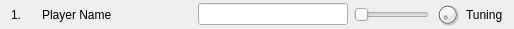
<?xml version="1.0" encoding="UTF-8"?>
<ui version="4.0">
 <class>MixerItem</class>
 <widget class="QWidget" name="MixerItem">
  <property name="geometry">
   <rect>
    <x>0</x>
    <y>0</y>
    <width>520</width>
    <height>33</height>
   </rect>
  </property>
  <property name="windowTitle">
   <string>Form</string>
  </property>
  <property name="toolTip">
   <string>Click to change player name.</string>
  </property>
  <layout class="QHBoxLayout" name="horizontalLayout">
   <property name="sizeConstraint">
    <enum>QLayout::SetFixedSize</enum>
   </property>
   <property name="topMargin">
    <number>2</number>
   </property>
   <property name="bottomMargin">
    <number>2</number>
   </property>
   <item>
    <widget class="QLabel" name="playerIndexLabel">
     <property name="minimumSize">
      <size>
       <width>25</width>
       <height>0</height>
      </size>
     </property>
     <property name="maximumSize">
      <size>
       <width>25</width>
       <height>16777215</height>
      </size>
     </property>
     <property name="text">
      <string>1.</string>
     </property>
    </widget>
   </item>
   <item>
    <widget class="ClickableLabel" name="playerNameLabel">
     <property name="minimumSize">
      <size>
       <width>150</width>
       <height>0</height>
      </size>
     </property>
     <property name="maximumSize">
      <size>
       <width>150</width>
       <height>16777215</height>
      </size>
     </property>
     <property name="text">
      <string>Player Name</string>
     </property>
    </widget>
   </item>
   <item>
    <widget class="QLineEdit" name="playerNameEdit">
     <property name="minimumSize">
      <size>
       <width>150</width>
       <height>0</height>
      </size>
     </property>
     <property name="maximumSize">
      <size>
       <width>150</width>
       <height>16777215</height>
      </size>
     </property>
    </widget>
   </item>
   <item>
    <widget class="QSlider" name="playerVolume">
     <property name="minimumSize">
      <size>
       <width>75</width>
       <height>0</height>
      </size>
     </property>
     <property name="maximumSize">
      <size>
       <width>75</width>
       <height>16777215</height>
      </size>
     </property>
     <property name="toolTip">
      <string>Drag to adjust volume.</string>
     </property>
     <property name="maximum">
      <number>127</number>
     </property>
     <property name="orientation">
      <enum>Qt::Horizontal</enum>
     </property>
     <property name="tickInterval">
      <number>16</number>
     </property>
    </widget>
   </item>
   <item>
    <widget class="QDial" name="playerPan">
     <property name="maximumSize">
      <size>
       <width>25</width>
       <height>25</height>
      </size>
     </property>
     <property name="toolTip">
      <string>Drag to adjust panning.</string>
     </property>
     <property name="maximum">
      <number>127</number>
     </property>
     <property name="pageStep">
      <number>16</number>
     </property>
    </widget>
   </item>
   <item>
    <widget class="ClickableLabel" name="playerTuning">
     <property name="toolTip">
      <string>Click to adjust tuning.</string>
     </property>
     <property name="text">
      <string>Tuning</string>
     </property>
    </widget>
   </item>
  </layout>
 </widget>
 <customwidgets>
  <customwidget>
   <class>ClickableLabel</class>
   <extends>QLabel</extends>
   <header>clickablelabel.h</header>
  </customwidget>
 </customwidgets>
 <resources/>
 <connections/>
</ui>
